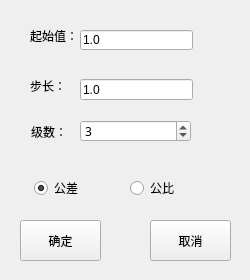
<?xml version="1.0" encoding="UTF-8"?>
<ui version="4.0">
 <class>FrmBinAuto</class>
 <widget class="QDialog" name="FrmBinAuto">
  <property name="geometry">
   <rect>
    <x>0</x>
    <y>0</y>
    <width>250</width>
    <height>280</height>
   </rect>
  </property>
  <property name="windowTitle">
   <string>Dialog</string>
  </property>
  <widget class="QLabel" name="label">
   <property name="geometry">
    <rect>
     <x>30</x>
     <y>30</y>
     <width>54</width>
     <height>12</height>
    </rect>
   </property>
   <property name="font">
    <font>
     <family>宋体</family>
    </font>
   </property>
   <property name="text">
    <string>起始值：</string>
   </property>
  </widget>
  <widget class="QSpinBox" name="spcount">
   <property name="geometry">
    <rect>
     <x>80</x>
     <y>120</y>
     <width>111</width>
     <height>22</height>
    </rect>
   </property>
   <property name="font">
    <font>
     <family>宋体</family>
    </font>
   </property>
   <property name="value">
    <number>3</number>
   </property>
  </widget>
  <widget class="QLabel" name="label_2">
   <property name="geometry">
    <rect>
     <x>30</x>
     <y>80</y>
     <width>54</width>
     <height>12</height>
    </rect>
   </property>
   <property name="font">
    <font>
     <family>宋体</family>
    </font>
   </property>
   <property name="text">
    <string>步长：</string>
   </property>
  </widget>
  <widget class="QLabel" name="label_3">
   <property name="geometry">
    <rect>
     <x>31</x>
     <y>126</y>
     <width>54</width>
     <height>12</height>
    </rect>
   </property>
   <property name="font">
    <font>
     <family>宋体</family>
    </font>
   </property>
   <property name="text">
    <string>级数：</string>
   </property>
  </widget>
  <widget class="QRadioButton" name="rbcha">
   <property name="geometry">
    <rect>
     <x>34</x>
     <y>180</y>
     <width>89</width>
     <height>16</height>
    </rect>
   </property>
   <property name="font">
    <font>
     <family>宋体</family>
    </font>
   </property>
   <property name="text">
    <string>公差</string>
   </property>
   <property name="checked">
    <bool>true</bool>
   </property>
  </widget>
  <widget class="QRadioButton" name="rbbi">
   <property name="geometry">
    <rect>
     <x>130</x>
     <y>180</y>
     <width>89</width>
     <height>16</height>
    </rect>
   </property>
   <property name="font">
    <font>
     <family>宋体</family>
    </font>
   </property>
   <property name="text">
    <string>公比</string>
   </property>
  </widget>
  <widget class="QToolButton" name="toolButton">
   <property name="geometry">
    <rect>
     <x>20</x>
     <y>220</y>
     <width>81</width>
     <height>41</height>
    </rect>
   </property>
   <property name="font">
    <font>
     <family>宋体</family>
    </font>
   </property>
   <property name="text">
    <string>确定</string>
   </property>
  </widget>
  <widget class="QToolButton" name="toolButton_2">
   <property name="geometry">
    <rect>
     <x>150</x>
     <y>220</y>
     <width>81</width>
     <height>41</height>
    </rect>
   </property>
   <property name="font">
    <font>
     <family>宋体</family>
    </font>
   </property>
   <property name="text">
    <string>取消</string>
   </property>
  </widget>
  <widget class="QLineEdit" name="edtbegin">
   <property name="geometry">
    <rect>
     <x>80</x>
     <y>30</y>
     <width>113</width>
     <height>20</height>
    </rect>
   </property>
   <property name="text">
    <string>1.0</string>
   </property>
  </widget>
  <widget class="QLineEdit" name="edtstep">
   <property name="geometry">
    <rect>
     <x>80</x>
     <y>79</y>
     <width>113</width>
     <height>21</height>
    </rect>
   </property>
   <property name="text">
    <string>1.0</string>
   </property>
  </widget>
 </widget>
 <resources/>
 <connections/>
</ui>
